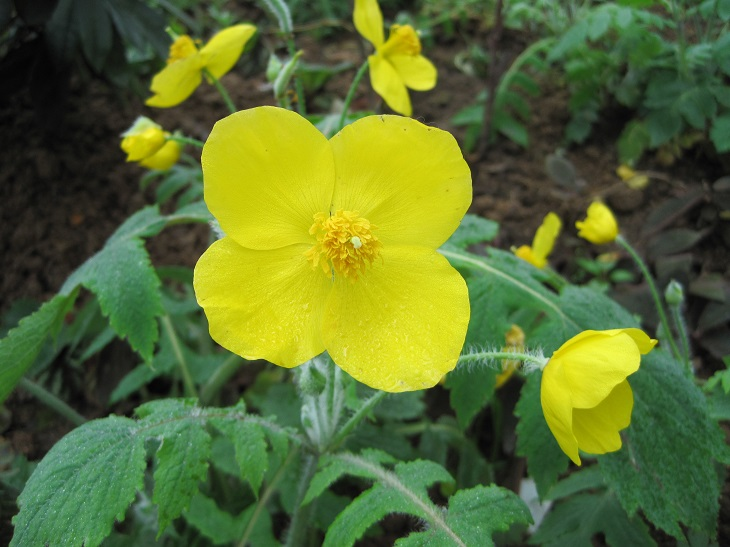
#> input picture 3 几何变换/image0.jpg, 730 x 547 px
$ jupyter execute '3-2 图片剪切.ipynb'
#> lines starting #> are read from the running program, lines starting #| are printed output that depends on the picture
[cell 1]
# x:100 ->200
# y:100 ->300
import cv2

[cell 2]
img = cv2.imread("image0.jpg",1)
#> img is the input picture: shape (547, 730, 3); mean B, G, R 48.7, 109.6, 90.1
dst = img[100:300,100:200]
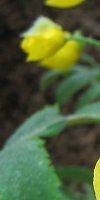
#> dst: shape (200, 100, 3); mean B, G, R 56.5, 95.1, 78.4
cv2.imshow("dst",dst)
cv2.waitKey(0)
